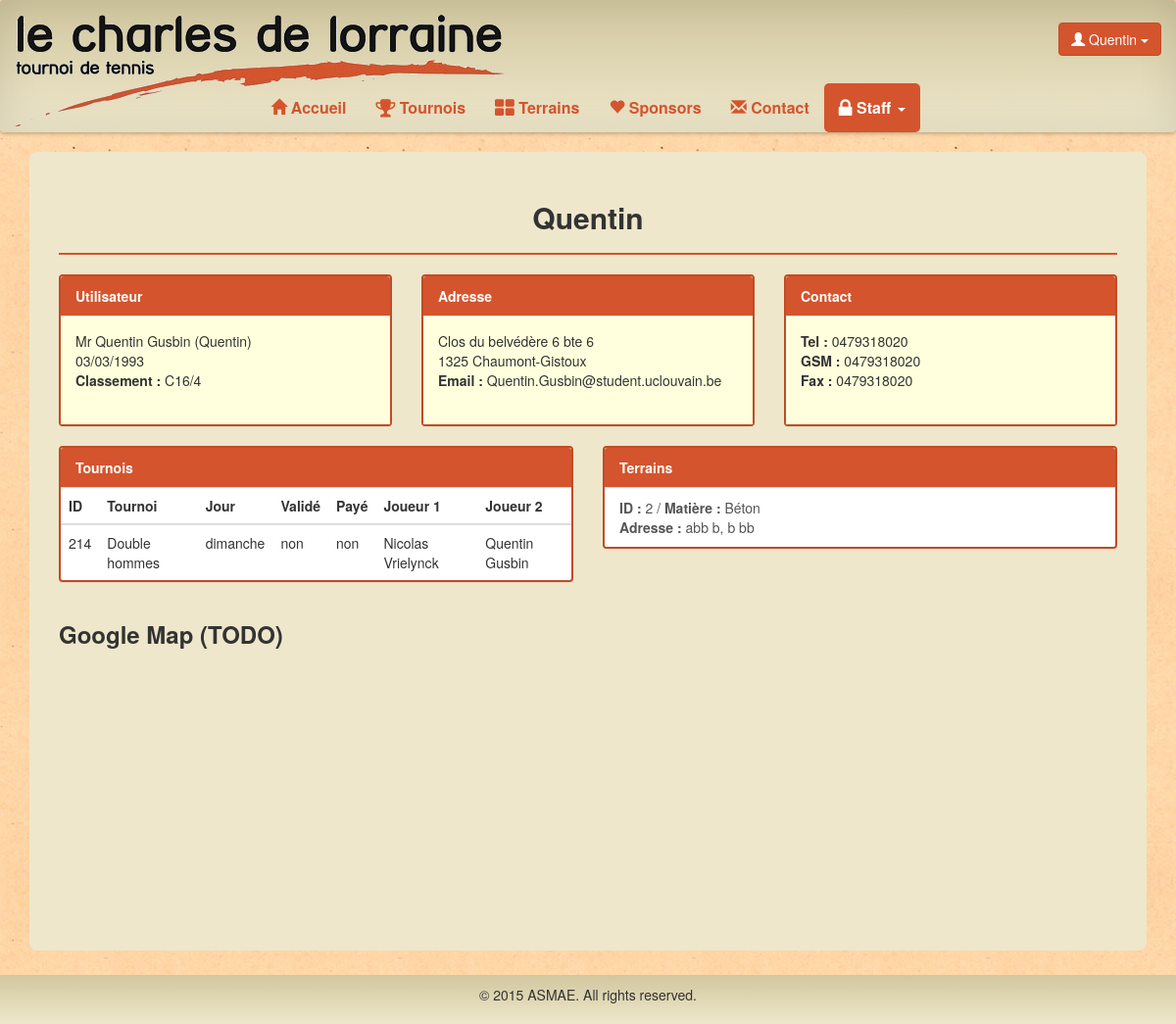
The page /tennis/staff/utilisateurs/Quentin (signed in) on the database its author committed.
### tennis/models.py (models this page shows, shortened)
class Participant(models.Model):
	user = models.OneToOneField(User,null=True)
	titre = models.CharField(max_length=5)
	nom = models.CharField(max_length=30)
	prenom = models.CharField(max_length=30, verbose_name="Prénom")
	rue = models.CharField(max_length=100)
	numero = models.CharField(max_length=10, verbose_name="Numéro")
	boite = models.CharField(max_length=10,null=True, blank=True)
	codepostal = models.CharField(max_length=10, verbose_name="Code postal")
	localite = models.CharField(max_length=30, verbose_name="Localité")
	telephone = models.CharField(max_length=30,null=True, blank=True, verbose_name="Téléphone")
	fax = models.CharField(max_length=30,null=True, blank=True)
	gsm = models.CharField(max_length=30,null=True)
	datenaissance = models.DateTimeField(null=True, verbose_name="Date de naissance")
	classement = models.CharField(max_length=10,null=True, blank=True)
	oldparticipant = models.BooleanField(default=False)
	isGroupLeader = models.BooleanField(default=False)
	isAccountActivated = models.BooleanField(default=True)
	class Meta:
		verbose_name = "Participant"
		permissions = (
			("User", "Manage User"),
			("Droit","Donner droit"),
		)

class Pair(models.Model):
	id = models.AutoField(primary_key=True, verbose_name="ID")
	tournoi = models.ForeignKey(Tournoi)
	user1 = models.ForeignKey(User, related_name='user1', verbose_name = "Utilisateur 1")
	user2 = models.ForeignKey(User, related_name='user2', verbose_name = "Utilisateur 2")
	extra1 = models.ManyToManyField(Extra, related_name='extra1')
	extra2 = models.ManyToManyField(Extra, related_name='extra2')
	comment1 = models.TextField(null=True, blank=True)
	comment2 = models.TextField(null=True, blank=True)
	confirm = models.BooleanField(default=False, verbose_name = "Confirmation")
	valid = models.BooleanField(default=False, verbose_name = "Validation")
	pay = models.BooleanField(default=False, verbose_name="Paiement")
	gagnant = models.BooleanField(default=False)
	finaliste = models.BooleanField(default=False)
	class Meta:
		verbose_name = 'Paire'
		permissions = (
			("Pair", "Manage Pair"),
        )

class Tournoi(models.Model):
	nom = models.CharField(max_length=50,primary_key=True)
	description = models.TextField(null=True)
	jour = models.CharField(max_length=50)
	status = models.ForeignKey(TournoiStatus,null=True,blank=True)
	arbre = models.ForeignKey(Arbre, null=True, blank=True)
	class Meta:
		verbose_name = 'Tournoi'
		permissions = (
			("TournoiDesFamilles", "Manage tournoi des familles"),
			("DoubleHommes", "Manage double hommes"),
			("DoubleFemmes", "Manage double femmes"),
			("DoubleMixte", "Manage double mixte"),
		)

class Court(models.Model):
	id = models.AutoField(primary_key=True, verbose_name='ID')
	rue = models.CharField(max_length=100 , verbose_name='Rue')
	numero = models.CharField(max_length=10, verbose_name='Numéro')
	boite = models.CharField(max_length=10,null=True, blank=True)
	codepostal = models.CharField(max_length=10, verbose_name='Code postal')
	localite = models.CharField(max_length=30, verbose_name='Localité')
	acces = models.TextField(null=True,blank=True)
	matiere = models.ForeignKey(CourtSurface, verbose_name='Surface')
	type = models.ForeignKey(CourtType, verbose_name='Type')
	dispoSamedi = models.BooleanField(default=False, verbose_name='Dispo samedi')
	dispoDimanche = models.BooleanField(default=False, verbose_name='Dispo dimanche')
	etat = models.ForeignKey(CourtState, verbose_name='Etat')
	commentaire = models.TextField(null=True, blank=True)
	commentaireStaff = models.TextField(null=True, blank=True)
	valide = models.BooleanField(default=False, verbose_name='Validé')
	user = models.ForeignKey(User, verbose_name='Utilisateur')
	class Meta:
		verbose_name = "Terrain"
		permissions = (
			("Court", "Manage Court"),
		)

class CourtSurface(models.Model):
	nom = models.CharField(max_length=25, primary_key=True, verbose_name="Nom")
	def __str__(self):
		return self.nom
	class Meta:
		verbose_name = "Surface de court"

### tennis/views.py (the view)
# urls.py: url(r'^staff/utilisateurs/(\w+)$','viewUser'),
@permission_required('tennis.User')
def viewUser(request,name):
	use = User.objects.filter(username=name)
	if len(use) <1:
		return redirect(reverse(staffUser))
	use = use[0]
	birthdate = use.participant.datenaissance
	formatedBirthdate = birthdate.strftime('%d/%m/%Y')
	terrain = Court.objects.filter(user=use)
	tournoi1 = Pair.objects.filter(user1=use,confirm=True)
	tournoi2 = Pair.objects.filter(user2=use,confirm=True)
	tournoi = list(chain(tournoi1, tournoi2))
	if request.user.is_authenticated():
		return render(request,'tennis/viewUser.html',locals())
	return redirect(reverse(home))

### tennis/templates/tennis/viewUser.html (shortened to what this page needs)
{% extends "tennis/base.html" %}
{% block nav-staff %}class="active"{% endblock %}
{% block body %}
<div class="container">
	<div class="content-box">
		<h2 class="center">{{ use.username }}</h2>
		<hr class="line">
		<div class="row">
			<div class="col-lg-4">
				<div class="panel panel-default center-block" style="max-width:600px;">
					<div class="panel-heading">Utilisateur</div>
					<div class="panel-body">
						<address>
							{{ use.participant.titre }} {{ use.participant.prenom }} {{ use.participant.nom }} ({{ use.username }})<br>
							{{ formatedBirthdate }} <br>
							<b>Classement : </b>{% if use.participant.classement %}{{ use.participant.classement }}{% else %} - {% endif %} <br>
						</address>
					</div>
				</div>
			</div>
			<div class="col-lg-4">
				<div class="panel panel-default center-block" style="max-width:600px;">
					<div class="panel-heading">Adresse</div>
					<div class="panel-body">
						<address>
							{{ use.participant.rue }} {{ use.participant.numero }} {% if use.participant.boite %}bte {{ use.participant.boite }} {% endif %}<br>
							{{ use.participant.codepostal }} {{ use.participant.localite }}<br>
							<b>Email : </b> {{ use.email }}<br>
						</address>
					</div>
				</div>
			</div>
			<div class="col-lg-4">
				<div class="panel panel-default center-block" style="max-width:600px;">
					<div class="panel-heading">Contact</div>
					<div class="panel-body">
						<address>
							<b>Tel : </b>{% if use.participant.telephone %}{{ use.participant.telephone }}{% else %} - {% endif %} <br>
							<b>GSM : </b>{% if use.participant.gsm %}{{ use.participant.gsm }}{% else %} - {% endif %} <br>
							<b>Fax : </b>{% if use.participant.fax %}{{ use.participant.fax }}{% else %} - {% endif %} <br>
						</address>
					</div>
				</div>
			</div>
		</div>
		<div class="row">
			<div class="col-sm-6">
				<div class="panel panel-default center-block" style="max-width:600px;">
					<div class="panel-heading">Tournois</div>
					<div class="table-responsive">
					<table class="table table-hover">
					<thead>
					    <tr>
					        <th>ID</th>
					        <th>Tournoi</th>
					        <th>Jour</th>
					        <th>Validé</th>
					        <th>Payé</th>
					        <th>Joueur 1</th>
					        <th>Joueur 2</th>
					   </tr>
					</thead>
					<tbody>
					    {% for item in tournoi %}
					    <tr onclick='window.document.location="{% url 'tennis.views.validatePair' item.id %}"' class="clickable-row">
					        <td>{{ item.id }}</td>
					        <td>{{ item.tournoi.nom }}</td>
					        <td>{{ item.tournoi.jour }}</td>
					        <td>{% if item.valid %}oui{% else %}non{% endif %}</td>
					        <td>{% if item.pay %}oui{% else %}non{% endif %}</td>
					        <td>{{item.user1.participant.prenom}} {{item.user1.participant.nom}}</td>
					        <td>{{item.user2.participant.prenom}} {{item.user2.participant.nom}}</td>
					    </tr>
					    {% endfor %}
					</tbody>
					</table>
					</div>
					</div>
			    </div>
			<div class="col-sm-6">
				<div class="panel panel-default center-block" style="max-width:600px;">
					<div class="panel-heading">Terrains</div>
					<div class="list-group">
						{% for elem in terrain %}
						<a href="{% url 'tennis.views.validateTerrain' elem.id %}" class="list-group-item"><b>ID : </b>{{ elem.id}} / <b>Matière : </b>{{ elem.matiere }}<br>
						<b>Adresse : </b>{{elem.rue }} {{elem.numero}}, {{elem.codepostal}} {{elem.localite}}
						</a>
						{% empty %}
						<li class="list-group-item center">Cet utilisateur n'a pas enregistré de terrain</li>
						{% endfor %}
					</div>
				</div>
			</div>
		</div>
		<h3>Google Map (TODO)</h3>
		<div id="map" style="height:250px;"></div>
	</div>
</div>
{% endblock %}

### tennis/templates/tennis/base.html (shortened to what this page needs)
<!DOCTYPE html>
<html lang="fr">
<head>
    {% load static from staticfiles %}
  <link rel="stylesheet" type="text/css" href="{% static 'tennis/css/tennis.css' %}">
  <link rel="stylesheet" type="text/css" href="{% static 'tennis/css/gracket.css' %}">
  <link rel="stylesheet" href="http://maxcdn.bootstrapcdn.com/bootstrap/3.3.5/css/bootstrap.min.css">
  <link rel="stylesheet" href="https://maxcdn.bootstrapcdn.com/font-awesome/4.4.0/css/font-awesome.min.css">
</head>
<body>
      <nav class="effect6 navbar navbar-default" role="navigation">
        <div class="container-fluid">
          <div class="navbar-header" style="width:100%;">
            <a class="navbar-brand navbar-img" style="padding-bottom:70px;" href="{% url "tennis.views.home" %}"><img src="{% static 'tennis/img/logo.png' %}"></a>
            <div class="username btn-group pull-right navbar-btn">
              {% if user.is_authenticated %}
              <button class="btn btn-default dropdown-toggle" type="button" data-toggle="dropdown"><span class="glyphicon glyphicon-user" aria-hidden="true"></span> {{ user.username }}
                <span class="caret"></span></button>
              {% endif %}
            </div>
          </div>
          <div class="collapse navbar-collapse" id="bs-example-navbar-collapse-1">
            <ul class="nav navbar-nav">
              <li {% block nav-home %}{% endblock %}><a href="{% url "tennis.views.home" %}"><span class="glyphicon glyphicon-home" aria-hidden="true"></span> Accueil</a></li>
              {% if user.is_authenticated %}
              <li {% block nav-tournoi %}{% endblock %}><a href="{% url "tennis.views.tournoi" %}"><i class="fa fa-trophy fa-lg"></i> Tournois</a></li>
              <li {% block nav-terrain %}{% endblock %}><a href="{% url "tennis.views.terrain" %}"><i class="fa fa-th-large fa-lg"></i> Terrains</a></li>
              {% endif %}
              <li {% block nav-sponsors %}{% endblock %}><a href="{% url "tennis.views.sponsors" %}"><span class="glyphicon glyphicon-heart" aria-hidden="true"></span> Sponsors</a></li>
              <li {% block nav-contact %}{% endblock %}><a href="{% url "tennis.views.contact" %}"><span class="glyphicon glyphicon-envelope" aria-hidden="true"></span> Contact</a></li>
              {% if perms.auth.Pair or perms.tennis.Extra or perms.auth.User or perms.tennis.Court or perms.tennis.DoubleHommes or perms.tennis.DoubleFemmes or perms.tennis.DoubleMixte or perms.tennis.TournoiDesFamilles or  perms.auth.Droit %}
              <li {% block nav-staff %}class="dropdown"{% endblock %}><a class="dropdown-toggle" data-toggle="dropdown" href="#"><i class="fa fa-lock fa-lg"></i> Staff <span class="caret"></span></a>
              </li>
              {% endif %}
              </ul>
          </div>
        </div>
      </nav>
    <div class="demo">
      {% block body %}
     {% endblock %}
    </div>
    <div class="footer no-print" id="foot01"></div>
</body>
</html>

### tennis/static/tennis/css/tennis.css (style rules this page uses)
html { height: 100%; box-sizing: border-box; }
*, *:before, *:after { box-sizing: inherit; }
body { position: relative; margin: 0; padding-bottom: 6rem; min-height: 100%; font-family: "Helvetica Neue", Arial, sans-serif; }
body, html { background-image: url("../img/bg.jpg"); }
h1, h2, h3, h4, h5, h6 { font-weight: bold !important; }
nav { font-size: 16px; background-color: rgba(238, 231, 203, 1); background: -webkit-linear-gradient(top, rgba(209, 199, 159, 1) 0%, rgba(238, 231, 203, 1) 100%); background: linear-gradient(to bottom, rgba(209, 199, 159, 1) 0%, rgba(238, 231, 203, 1) 100%); border-bottom-width: 0px!important; border-width: 0px!important; }
.effect6 { position:relative; -webkit-box-shadow:0 1px 4px rgba(0, 0, 0, 0.3), 0 0 40px rgba(0, 0, 0, 0.1) inset; -moz-box-shadow:0 1px 4px rgba(0, 0, 0, 0.3), 0 0 40px rgba(0, 0, 0, 0.1) inset; box-shadow:0 1px 4px rgba(0, 0, 0, 0.3), 0 0 40px rgba(0, 0, 0, 0.1) inset; }
.effect6:before, .effect6:after { content:""; position:absolute; z-index:-1; -webkit-box-shadow:0 0 20px rgba(0,0,0,0.8); -moz-box-shadow:0 0 20px rgba(0,0,0,0.8); box-shadow:0 0 20px rgba(0,0,0,0.8); top:50%; bottom:0; left:10px; right:10px; -moz-border-radius:100px / 10px; border-radius:100px / 10px; }
.effect6:after { right:10px; left:auto; -webkit-transform:skew(8deg) rotate(3deg); -moz-transform:skew(8deg) rotate(3deg); -ms-transform:skew(8deg) rotate(3deg); -o-transform:skew(8deg) rotate(3deg); transform:skew(8deg) rotate(3deg); }
.navbar-default .navbar-brand { color: black !important; }
.navbar-default .navbar-nav > li > a { color: #D4542D !important; font-weight: bold; }
.navbar-default .navbar-nav > .active > a, .navbar-default .navbar-nav > .active > a:hover, .navbar-default .navbar-nav > .active > a:focus { color: white !important; background-color: #D4542D !important; border-radius: 5px; }
.username, .navbar-img { display: none !important; }
@media (min-width:768px) { .username, .navbar-img { display: inherit!important; float:right; padding-top:15px; text-align: right; } }
@media (min-width:768px) { .navbar-img { display: inherit; } }
@media (min-width:768px) { .navbar .navbar-nav { display: inline-block; float: none; vertical-align: top; } }
@media (min-width:768px) { .navbar .navbar-collapse { text-align: center; } }
.content-box { background-color: rgba(238, 231, 203, 1); border-radius: 8px; padding-top: 30px; padding-bottom: 50px; padding-right: 30px; padding-left: 30px; margin-bottom: 15px; }
.center { text-align:center; }
.btn-default { background-color: #D4542D !important; border-color: #BF4C28 !important; color:white !important; }
hr.line { border-color: #D4542D; border-width: 2px; }
.panel-body { background-color: #FFFFDD; }
.panel-heading { background-color: #D4542D !important; color: white !important; font-weight: bold; }
.panel-default { border: solid 2px #BF4C28 !important; }
.list-group-item { border-color: #D4542D !important; }
.footer { position: absolute; right: 0; bottom: 0; left: 0; padding: 1rem; background-color: rgba(238, 231, 203, 1); background: -webkit-linear-gradient(top, rgba(209, 199, 159, 1) 0%, rgba(238, 231, 203, 1) 100%); background: linear-gradient(to bottom, rgba(209, 199, 159, 1) 0%, rgba(238, 231, 203, 1) 100%); text-align: center; }

### rows shown on the page
Pair: id "214", tournoi.nom "Double hommes", tournoi.jour "dimanche", valid "non", pay "non", user1.participant.prenom "Nicolas", user1.participant.nom "Vrielynck", user2.participant.prenom "Quentin", user2.participant.nom "Gusbin"
Court: id "2", matiere "Béton", rue "abb", numero "b", codepostal "b", localite "bb"

### other values the page prints
{{ user.username }} "Quentin"
{{ use.username }} "Quentin"
{{ use.participant.titre }} "Mr"
{{ use.participant.prenom }} "Quentin"
{{ use.participant.nom }} "Gusbin"
{{ use.participant.classement }} "C16/4"
{{ use.participant.rue }} "Clos du belvédère"
{{ use.participant.numero }} "6"
{{ use.participant.boite }} "6"
{{ use.participant.codepostal }} "1325"
{{ use.participant.localite }} "Chaumont-Gistoux"
{{ use.email }} "Quentin.Gusbin@student.uclouvain.be"
{{ use.participant.telephone }} "0479318020"
{{ use.participant.gsm }} "0479318020"
{{ use.participant.fax }} "0479318020"
